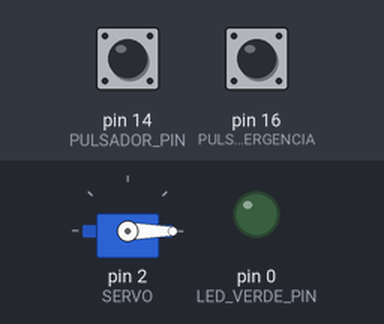
A sketch run on a simulated Arduino Uno, built with avr-gcc and run on an emulated ATmega328P. Parts: servo, output pins drawn as LEDs (lit = HIGH). Inputs (shaded band) come from the test bench; at power-on: pin 14 (PULSADOR_PIN) HIGH, pin 16 (PULSADOR_EMERGENCIA) HIGH.

Above: at 1.2 s.
1.3 s: pin 14 (PULSADOR_PIN) pulsed LOW 5 times (0.12 s each, 0.3 s apart)
At 3.1 s:
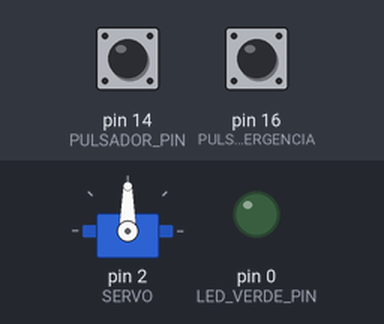
4.3 s: pin 14 (PULSADOR_PIN) pulled LOW for 0.15 s
At 5.5 s:
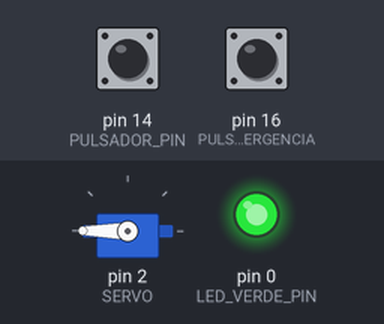
6.0 s: pin 14 (PULSADOR_PIN) pulled LOW for 1 s
At 8.1 s:
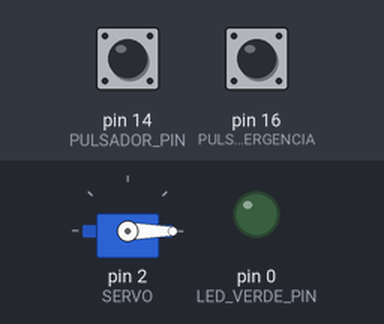
Timing chart, 0 to 9.6 s (numbered marks = the images above; inputs shaded):
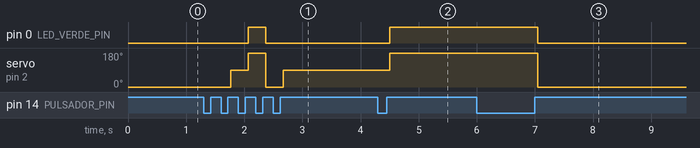

Measured:
- after the input at 1.3 s, pin 0 (LED_VERDE_PIN): LOW → HIGH after 0.77 s, → LOW 0.30 s later; servo on pin 2 (SERVO): 0° → 90° after 0.47 s, → 180° 0.30 s later, → 0° 0.30 s later, → 90° 0.30 s later
- after the input at 4.3 s, pin 0 (LED_VERDE_PIN): LOW → HIGH after 0.20 s; servo on pin 2 (SERVO): 90° → 180° after 0.20 s
- after the input at 6.0 s, pin 0 (LED_VERDE_PIN): HIGH → LOW after 1.1 s; servo on pin 2 (SERVO): 180° → 0° after 1.1 s

The sketch:

grifo_grupo9.ino
```cpp
#include <Servo.h>

#define PULSADOR_PIN 14 //Antes5
#define PULSADOR_EMERGENCIA 16
#define LED_VERDE_PIN 0
#define SERVO 2

int contadorPulsos = 0;
int brillo = 0;
Servo myservo;

void setup() {
  pinMode(PULSADOR_PIN, INPUT_PULLUP);
  pinMode(PULSADOR_EMERGENCIA, INPUT_PULLUP);
  pinMode(LED_VERDE_PIN, OUTPUT);

  myservo.attach(SERVO);
  myservo.write(0);
}

void loop() {
  // Verificar si se ha presionado el pulsador
  if (digitalRead(PULSADOR_PIN) == LOW) {
    // Esperar un breve tiempo para evitar falsos positivos
    delay(50);
    // Esperar hasta que el pulsador sea liberado
    while (digitalRead(PULSADOR_PIN) == LOW) {
      // Esperar
    }
    delay(50);

    // Incrementar el contador de pulsos
    contadorPulsos++;
    if (contadorPulsos == 4) {
        contadorPulsos = 1;
    }
    Serial.println("Pulsador pulsado");
  }

  if (digitalRead(PULSADOR_EMERGENCIA) == LOW) {
    // Esperar un breve tiempo para evitar falsos positivos
    delay(50);
    // Esperar hasta que el pulsador sea liberado
    while (digitalRead(PULSADOR_EMERGENCIA) == LOW) {
      // Esperar
    }
    delay(50);

    contadorPulsos = 0;
  }

  regular_LED_Servo(contadorPulsos);
}

void regular_LED_Servo(int contadorPulsos) {
  brillo = 0;
  switch (contadorPulsos) {
    case 0:
      myservo.write(0);
      brillo = 0;
      break;
    case 1:
      myservo.write(0);
      brillo = 50; // Baja intensidad
      break;
    case 2:
      myservo.write(90);
      brillo = 100; // Media intensidad
      break;
    case 3:
      myservo.write(180);
      brillo = 255; // Alta intensidad
      break;
  }
  analogWrite(LED_VERDE_PIN, brillo);
}
```
